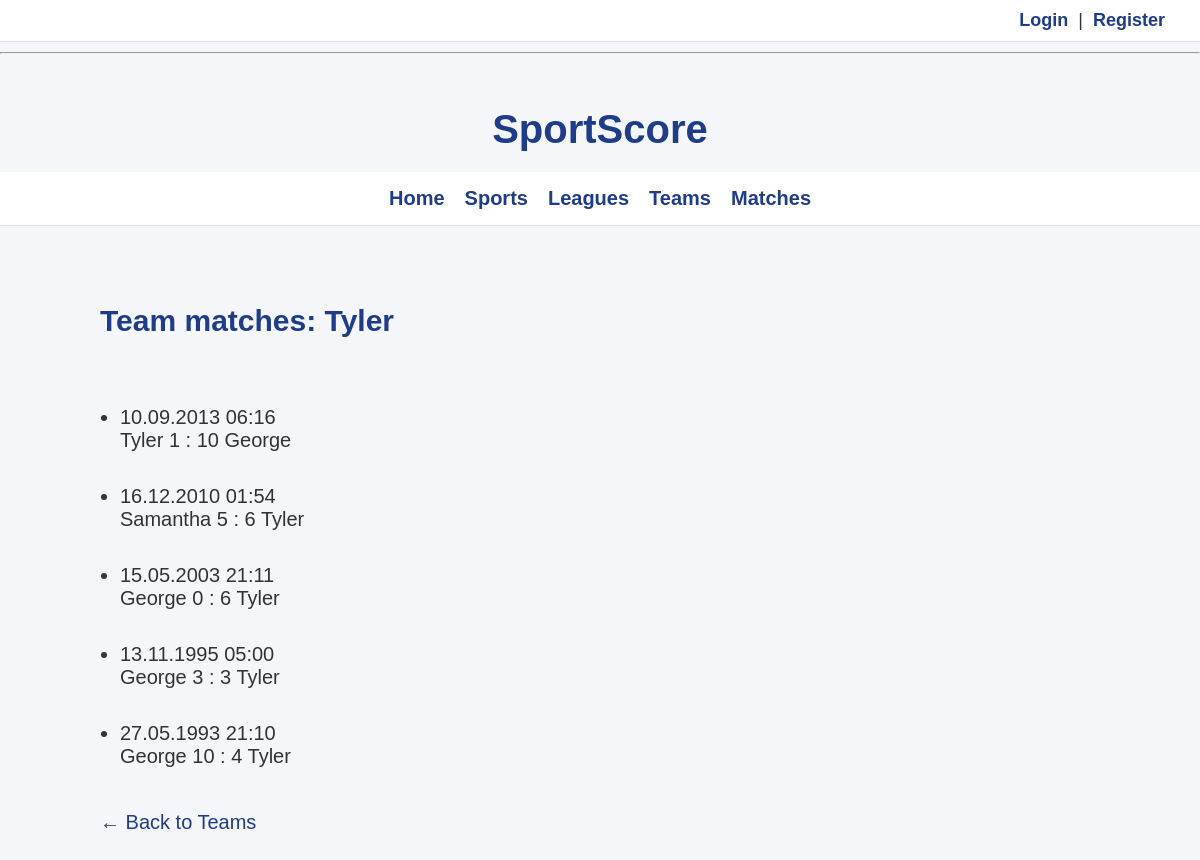
Screenshot of /main/teams/508/matches/ with the database file from the repository.
### main/models.py (models this page shows, shortened)
class Team(models.Model):
    name = models.CharField(max_length=100)
    league = models.ForeignKey(League, on_delete=models.CASCADE)
    founded_year = models.IntegerField()

class Match(models.Model):
    league = models.ForeignKey(League, on_delete=models.CASCADE)
    home_team = models.ForeignKey(Team, related_name='home_matches', on_delete=models.CASCADE)
    away_team = models.ForeignKey(Team, related_name='away_matches', on_delete=models.CASCADE)
    date = models.DateTimeField()
    home_score = models.IntegerField(default=0)
    away_score = models.IntegerField(default=0)

### main/views.py (the view)
# urls.py: path('teams/<int:pk>/matches/', TeamMatchesView.as_view(), name='team-matches'),
class TeamMatchesView(ListView):
    model = Match
    template_name = 'main/team_matches.html'
    context_object_name = 'matches'
    def get_queryset(self):
        self.team = get_object_or_404(Team, pk=self.kwargs['pk'])
        return Match.objects.filter(
            Q(home_team=self.team) | Q(away_team=self.team)
        ).order_by('-date')
    def get_context_data(self, **kwargs):
        context = super().get_context_data(**kwargs)
        context['team'] = self.team
        return context

### templates/main/team_matches.html
{% extends "base_generic.html" %}
{% block content %}
<br>
<h2>Team matches: {{ team.name }}</h2>
<br>
{% if matches %}
    <ul>
        {% for match in matches %}
            <li>
                {{ match.date|date:"d.m.Y H:i" }} <br>
                {{ match.home_team.name }}
                {{ match.home_score }} :
                {{ match.away_score }}
                {{ match.away_team.name }}
                <br><br>
            </li>
        {% endfor %}
    </ul>
{% else %}
    <p>This team currently has no matches.</p>
{% endif %}
<a href="{% url 'main:teams' %}">← Back to Teams</a>
{% endblock %}

### main/static/css/style.css (style rules this page uses)
body { margin: 0; padding: 0; font-family: Arial, Helvetica, sans-serif; font-size: 20px; background-color: #f4f6f9; color: #333; }
h2, h3, h4 { color: #1f3c88; }
a { color: #1f3c88; text-decoration: none; }
ul { padding-left: 20px; }
li { margin-bottom: 10px; }

### rows the page displays
Team: name "Tyler"
Match: date "10.09.2013 06:16", home_team.name "Tyler", home_score "1", away_score "10", away_team.name "George"
Match: date "16.12.2010 01:54", home_team.name "Samantha", home_score "5", away_score "6", away_team.name "Tyler"
Match: date "15.05.2003 21:11", home_team.name "George", home_score "0", away_score "6", away_team.name "Tyler"
Match: date "13.11.1995 05:00", home_team.name "George", home_score "3", away_score "3", away_team.name "Tyler"
Match: date "27.05.1993 21:10", home_team.name "George", home_score "10", away_score "4", away_team.name "Tyler"
